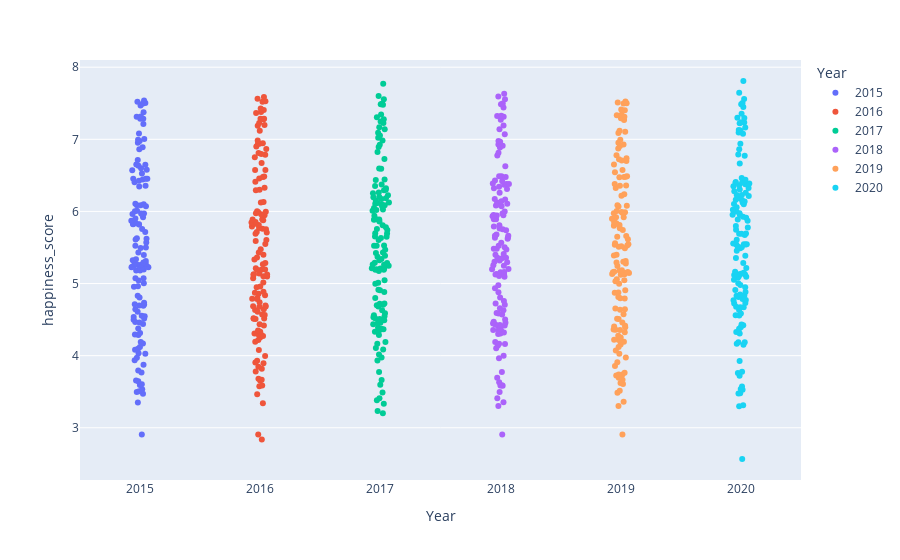

Here is the notebook cell this chart was saved with:
### Code cell
fig = px.strip(
    df, 
    x = 'Year',
    y = 'happiness_score',
    color = 'Year' 
) 
fig.show()

### Figure 1 — Plotly figure (JSON) as saved in the notebook; plotly's stock layout.template omitted (floating-point values rounded to 4 significant figures; data arrays with more than 128 entries replaced by an {"elided": "..."} marker saying what was removed)
{"data": [{"alignmentgroup": "True", "boxpoints": "all", "fillcolor": "rgba(255,255,255,0)", "hoveron": "points", "hovertemplate": "Year=%{x}<br>happiness_score=%{y}<extra></extra>", "legendgroup": "2015", "line": {"color": "rgba(255,255,255,0)"}, "marker": {"color": "#636efa"}, "name": "2015", "offsetgroup": "2015", "orientation": "v", "pointpos": 0, "showlegend": true, "type": "box", "x": {"elided": "132 int values"}, "x0": " ", "xaxis": "x", "y": {"elided": "132 float values"}, "y0": " ", "yaxis": "y"}, {"alignmentgroup": "True", "boxpoints": "all", "fillcolor": "rgba(255,255,255,0)", "hoveron": "points", "hovertemplate": "Year=%{x}<br>happiness_score=%{y}<extra></extra>", "legendgroup": "2016", "line": {"color": "rgba(255,255,255,0)"}, "marker": {"color": "#EF553B"}, "name": "2016", "offsetgroup": "2016", "orientation": "v", "pointpos": 0, "showlegend": true, "type": "box", "x": {"elided": "132 int values"}, "x0": " ", "xaxis": "x", "y": {"elided": "132 float values"}, "y0": " ", "yaxis": "y"}, {"alignmentgroup": "True", "boxpoints": "all", "fillcolor": "rgba(255,255,255,0)", "hoveron": "points", "hovertemplate": "Year=%{x}<br>happiness_score=%{y}<extra></extra>", "legendgroup": "2017", "line": {"color": "rgba(255,255,255,0)"}, "marker": {"color": "#00cc96"}, "name": "2017", "offsetgroup": "2017", "orientation": "v", "pointpos": 0, "showlegend": true, "type": "box", "x": {"elided": "132 int values"}, "x0": " ", "xaxis": "x", "y": {"elided": "132 float values"}, "y0": " ", "yaxis": "y"}, {"alignmentgroup": "True", "boxpoints": "all", "fillcolor": "rgba(255,255,255,0)", "hoveron": "points", "hovertemplate": "Year=%{x}<br>happiness_score=%{y}<extra></extra>", "legendgroup": "2018", "line": {"color": "rgba(255,255,255,0)"}, "marker": {"color": "#ab63fa"}, "name": "2018", "offsetgroup": "2018", "orientation": "v", "pointpos": 0, "showlegend": true, "type": "box", "x": {"elided": "132 int values"}, "x0": " ", "xaxis": "x", "y": {"elided": "132 float values"}, "y0": " ", "yaxis": "y"}, {"alignmentgroup": "True", "boxpoints": "all", "fillcolor": "rgba(255,255,255,0)", "hoveron": "points", "hovertemplate": "Year=%{x}<br>happiness_score=%{y}<extra></extra>", "legendgroup": "2019", "line": {"color": "rgba(255,255,255,0)"}, "marker": {"color": "#FFA15A"}, "name": "2019", "offsetgroup": "2019", "orientation": "v", "pointpos": 0, "showlegend": true, "type": "box", "x": {"elided": "132 int values"}, "x0": " ", "xaxis": "x", "y": {"elided": "132 float values"}, "y0": " ", "yaxis": "y"}, {"alignmentgroup": "True", "boxpoints": "all", "fillcolor": "rgba(255,255,255,0)", "hoveron": "points", "hovertemplate": "Year=%{x}<br>happiness_score=%{y}<extra></extra>", "legendgroup": "2020", "line": {"color": "rgba(255,255,255,0)"}, "marker": {"color": "#19d3f3"}, "name": "2020", "offsetgroup": "2020", "orientation": "v", "pointpos": 0, "showlegend": true, "type": "box", "x": {"elided": "132 int values"}, "x0": " ", "xaxis": "x", "y": {"elided": "132 float values"}, "y0": " ", "yaxis": "y"}], "layout": {"boxmode": "overlay", "legend": {"title": {"text": "Year"}, "tracegroupgap": 0}, "margin": {"t": 60}, "xaxis": {"anchor": "y", "categoryarray": [2015, 2016, 2017, 2018, 2019, 2020], "categoryorder": "array", "domain": [0, 1], "title": {"text": "Year"}}, "yaxis": {"anchor": "x", "domain": [0, 1], "title": {"text": "happiness_score"}}}}
